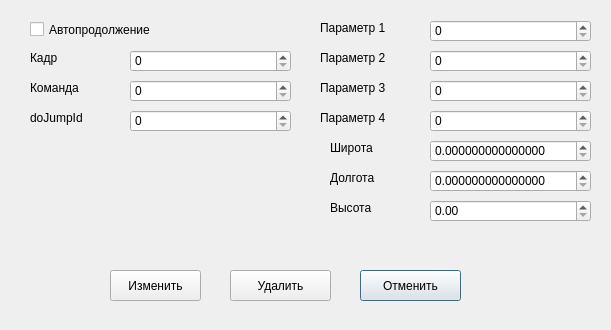
<?xml version="1.0" encoding="UTF-8"?>
<ui version="4.0">
 <class>Dialog</class>
 <widget class="QDialog" name="Dialog">
  <property name="geometry">
   <rect>
    <x>0</x>
    <y>0</y>
    <width>611</width>
    <height>330</height>
   </rect>
  </property>
  <property name="windowTitle">
   <string>Dialog</string>
  </property>
  <widget class="QLabel" name="label_4">
   <property name="geometry">
    <rect>
     <x>320</x>
     <y>20</y>
     <width>81</width>
     <height>16</height>
    </rect>
   </property>
   <property name="text">
    <string>Параметр 1</string>
   </property>
  </widget>
  <widget class="QSpinBox" name="param2SpinBox">
   <property name="geometry">
    <rect>
     <x>430</x>
     <y>50</y>
     <width>161</width>
     <height>22</height>
    </rect>
   </property>
   <property name="maximum">
    <number>100</number>
   </property>
  </widget>
  <widget class="QSpinBox" name="param3SpinBox">
   <property name="geometry">
    <rect>
     <x>430</x>
     <y>80</y>
     <width>161</width>
     <height>22</height>
    </rect>
   </property>
   <property name="maximum">
    <number>100</number>
   </property>
  </widget>
  <widget class="QLabel" name="label_6">
   <property name="geometry">
    <rect>
     <x>320</x>
     <y>80</y>
     <width>81</width>
     <height>16</height>
    </rect>
   </property>
   <property name="text">
    <string>Параметр 3</string>
   </property>
  </widget>
  <widget class="QPushButton" name="stopButton">
   <property name="geometry">
    <rect>
     <x>360</x>
     <y>270</y>
     <width>101</width>
     <height>31</height>
    </rect>
   </property>
   <property name="text">
    <string>Отменить</string>
   </property>
  </widget>
  <widget class="QSpinBox" name="param1SpinBox">
   <property name="geometry">
    <rect>
     <x>430</x>
     <y>20</y>
     <width>161</width>
     <height>22</height>
    </rect>
   </property>
   <property name="maximum">
    <number>100</number>
   </property>
  </widget>
  <widget class="QLabel" name="label">
   <property name="geometry">
    <rect>
     <x>330</x>
     <y>140</y>
     <width>61</width>
     <height>16</height>
    </rect>
   </property>
   <property name="text">
    <string>Широта</string>
   </property>
  </widget>
  <widget class="QLabel" name="label_2">
   <property name="geometry">
    <rect>
     <x>330</x>
     <y>170</y>
     <width>61</width>
     <height>16</height>
    </rect>
   </property>
   <property name="text">
    <string>Долгота</string>
   </property>
  </widget>
  <widget class="QDoubleSpinBox" name="longitudeSpinBox">
   <property name="geometry">
    <rect>
     <x>430</x>
     <y>170</y>
     <width>161</width>
     <height>22</height>
    </rect>
   </property>
   <property name="suffix">
    <string/>
   </property>
   <property name="decimals">
    <number>15</number>
   </property>
   <property name="maximum">
    <double>360.000000000000000</double>
   </property>
  </widget>
  <widget class="QLabel" name="label_3">
   <property name="geometry">
    <rect>
     <x>330</x>
     <y>200</y>
     <width>61</width>
     <height>16</height>
    </rect>
   </property>
   <property name="text">
    <string>Высота</string>
   </property>
  </widget>
  <widget class="QPushButton" name="changeButton">
   <property name="geometry">
    <rect>
     <x>110</x>
     <y>270</y>
     <width>91</width>
     <height>31</height>
    </rect>
   </property>
   <property name="text">
    <string>Изменить</string>
   </property>
  </widget>
  <widget class="QDoubleSpinBox" name="heightSpinBox">
   <property name="geometry">
    <rect>
     <x>430</x>
     <y>200</y>
     <width>161</width>
     <height>22</height>
    </rect>
   </property>
   <property name="maximum">
    <double>10000.000000000000000</double>
   </property>
  </widget>
  <widget class="QLabel" name="label_5">
   <property name="geometry">
    <rect>
     <x>320</x>
     <y>50</y>
     <width>81</width>
     <height>16</height>
    </rect>
   </property>
   <property name="text">
    <string>Параметр 2</string>
   </property>
  </widget>
  <widget class="QDoubleSpinBox" name="latitudeSpinBox">
   <property name="geometry">
    <rect>
     <x>430</x>
     <y>140</y>
     <width>161</width>
     <height>22</height>
    </rect>
   </property>
   <property name="decimals">
    <number>15</number>
   </property>
   <property name="maximum">
    <double>360.000000000000000</double>
   </property>
  </widget>
  <widget class="QPushButton" name="pushButton">
   <property name="geometry">
    <rect>
     <x>230</x>
     <y>270</y>
     <width>101</width>
     <height>31</height>
    </rect>
   </property>
   <property name="text">
    <string>Удалить</string>
   </property>
  </widget>
  <widget class="QSpinBox" name="param4SpinBox">
   <property name="geometry">
    <rect>
     <x>430</x>
     <y>110</y>
     <width>161</width>
     <height>22</height>
    </rect>
   </property>
   <property name="maximum">
    <number>100</number>
   </property>
  </widget>
  <widget class="QLabel" name="label_7">
   <property name="geometry">
    <rect>
     <x>320</x>
     <y>110</y>
     <width>81</width>
     <height>16</height>
    </rect>
   </property>
   <property name="text">
    <string>Параметр 4</string>
   </property>
  </widget>
  <widget class="QLabel" name="label_8">
   <property name="geometry">
    <rect>
     <x>30</x>
     <y>80</y>
     <width>61</width>
     <height>16</height>
    </rect>
   </property>
   <property name="text">
    <string>Команда</string>
   </property>
  </widget>
  <widget class="QSpinBox" name="frameSpinBox">
   <property name="geometry">
    <rect>
     <x>130</x>
     <y>50</y>
     <width>161</width>
     <height>22</height>
    </rect>
   </property>
  </widget>
  <widget class="QLabel" name="label_9">
   <property name="geometry">
    <rect>
     <x>30</x>
     <y>50</y>
     <width>61</width>
     <height>16</height>
    </rect>
   </property>
   <property name="text">
    <string>Кадр</string>
   </property>
  </widget>
  <widget class="QSpinBox" name="commandSpinBox">
   <property name="geometry">
    <rect>
     <x>130</x>
     <y>80</y>
     <width>161</width>
     <height>22</height>
    </rect>
   </property>
  </widget>
  <widget class="QLabel" name="label_10">
   <property name="geometry">
    <rect>
     <x>30</x>
     <y>110</y>
     <width>61</width>
     <height>16</height>
    </rect>
   </property>
   <property name="text">
    <string>doJumpId</string>
   </property>
  </widget>
  <widget class="QSpinBox" name="doJumpIdSpinBox">
   <property name="geometry">
    <rect>
     <x>130</x>
     <y>110</y>
     <width>161</width>
     <height>22</height>
    </rect>
   </property>
  </widget>
  <widget class="QCheckBox" name="autocontinueCheckBox">
   <property name="geometry">
    <rect>
     <x>30</x>
     <y>20</y>
     <width>131</width>
     <height>19</height>
    </rect>
   </property>
   <property name="text">
    <string>Автопродолжение</string>
   </property>
  </widget>
 </widget>
 <resources/>
 <connections/>
</ui>
